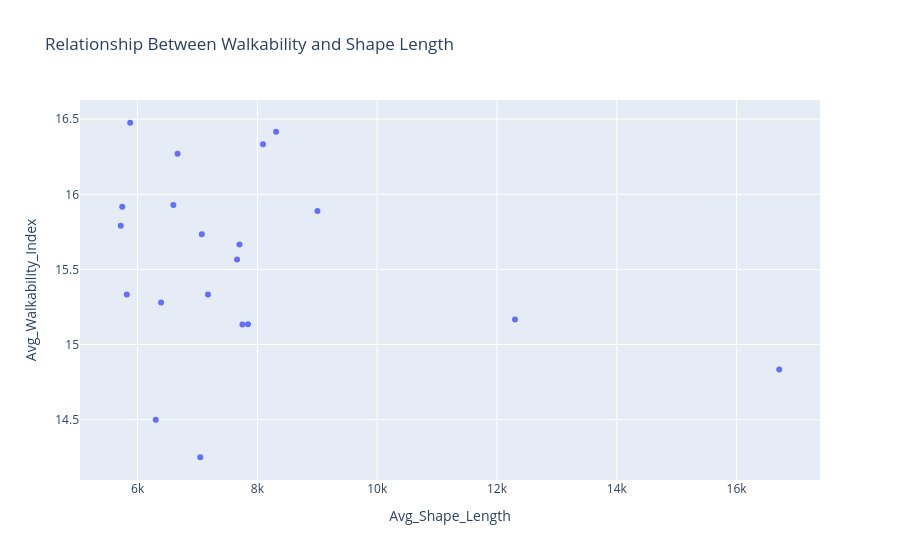

Here is the notebook cell this chart was saved with:
### Code cell
# Assuming your dataframe is named df
fig = px.scatter(geographical_shape_walkability, x='Avg_Shape_Length', y='Avg_Walkability_Index',
                 labels={'Avg Shape Length': 'Average Shape Length', 
                         'Avg Walkability Index': 'Average Walkability Index'},
                 title="Relationship Between Walkability and Shape Length")
fig.show()

### Figure 1 — Plotly figure (JSON) as saved in the notebook; plotly's stock layout.template omitted (floating-point values rounded to 4 significant figures)
{"data": [{"hovertemplate": "Avg_Shape_Length=%{x}<br>Avg_Walkability_Index=%{y}<extra></extra>", "legendgroup": "", "marker": {"color": "#636efa", "symbol": "circle"}, "mode": "markers", "name": "", "orientation": "v", "showlegend": false, "type": "scatter", "x": [16710.0, 12300.0, 9003.0, 8312.0, 8093.0, 7843.0, 7750.0, 7701.0, 7660.0, 7175.0, 7072.0, 7046.0, 6667.0, 6597.0, 6392.0, 6303.0, 5876.0, 5820.0, 5743.0, 5719.0], "xaxis": "x", "y": [14.83, 15.17, 15.89, 16.42, 16.33, 15.14, 15.13, 15.67, 15.57, 15.33, 15.73, 14.25, 16.27, 15.93, 15.28, 14.5, 16.48, 15.33, 15.92, 15.79], "yaxis": "y"}], "layout": {"legend": {"tracegroupgap": 0}, "title": {"text": "Relationship Between Walkability and Shape Length"}, "xaxis": {"anchor": "y", "domain": [0, 1], "title": {"text": "Avg_Shape_Length"}}, "yaxis": {"anchor": "x", "domain": [0, 1], "title": {"text": "Avg_Walkability_Index"}}}}
